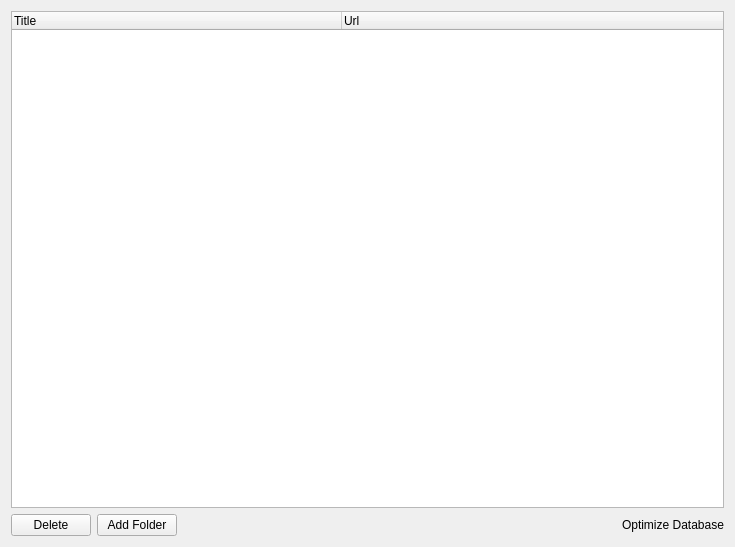
<?xml version="1.0" encoding="UTF-8"?>
<ui version="4.0">
 <class>BookmarksManager</class>
 <widget class="QWidget" name="BookmarksManager">
  <property name="geometry">
   <rect>
    <x>0</x>
    <y>0</y>
    <width>735</width>
    <height>547</height>
   </rect>
  </property>
  <property name="windowTitle">
   <string>Bookmarks</string>
  </property>
  <layout class="QGridLayout" name="gridLayout">
   <item row="0" column="0" colspan="6">
    <widget class="TreeWidget" name="bookmarksTree">
     <property name="contextMenuPolicy">
      <enum>Qt::CustomContextMenu</enum>
     </property>
     <property name="alternatingRowColors">
      <bool>true</bool>
     </property>
     <attribute name="headerDefaultSectionSize">
      <number>330</number>
     </attribute>
     <column>
      <property name="text">
       <string>Title</string>
      </property>
     </column>
     <column>
      <property name="text">
       <string>Url</string>
      </property>
     </column>
    </widget>
   </item>
   <item row="1" column="0" colspan="3">
    <widget class="QPushButton" name="deleteB">
     <property name="text">
      <string>Delete</string>
     </property>
     <property name="shortcut">
      <string>Del</string>
     </property>
    </widget>
   </item>
   <item row="1" column="3">
    <widget class="QPushButton" name="addFolder">
     <property name="text">
      <string>Add Folder</string>
     </property>
    </widget>
   </item>
   <item row="1" column="4">
    <spacer name="horizontalSpacer">
     <property name="orientation">
      <enum>Qt::Horizontal</enum>
     </property>
     <property name="sizeHint" stdset="0">
      <size>
       <width>40</width>
       <height>20</height>
      </size>
     </property>
    </spacer>
   </item>
   <item row="1" column="5">
    <widget class="ClickableLabel" name="optimizeDb">
     <property name="cursor">
      <cursorShape>PointingHandCursor</cursorShape>
     </property>
     <property name="text">
      <string>Optimize Database</string>
     </property>
     <property name="html-link-look" stdset="0">
      <bool>true</bool>
     </property>
    </widget>
   </item>
  </layout>
 </widget>
 <customwidgets>
  <customwidget>
   <class>TreeWidget</class>
   <extends>QTreeWidget</extends>
   <header>treewidget.h</header>
  </customwidget>
  <customwidget>
   <class>ClickableLabel</class>
   <extends>QLabel</extends>
   <header>clickablelabel.h</header>
  </customwidget>
 </customwidgets>
 <resources/>
 <connections/>
</ui>
